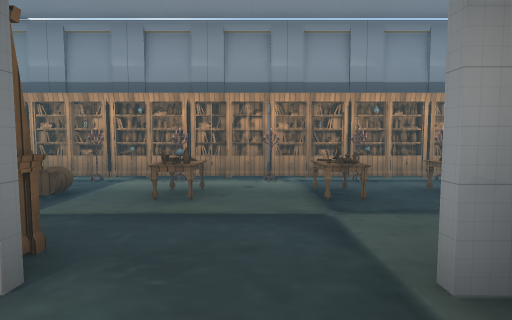
view 1 (above)

16 first-person views from a walk through a scene from a Unity 3-D project. The camera is 1.4 m above the floor, tilts 4° down and sees 80° across. The floor is counted in squares, 2 m on a side. Each view is taken from the middle of a square. On the plan, view 1 faces up. The plan holds only what a view shows up to about 10 squares ahead; the rest is blank. The place goes on beyond the plan. The player is left out. Some surface patterns are stand-ins.

view 2
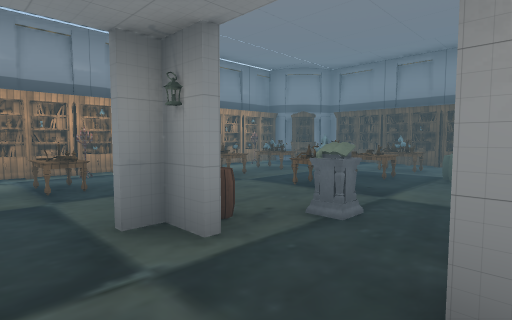

view 3
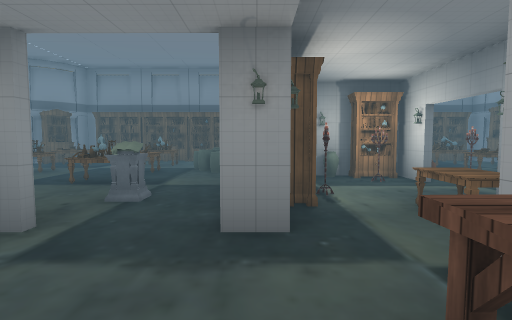

view 4
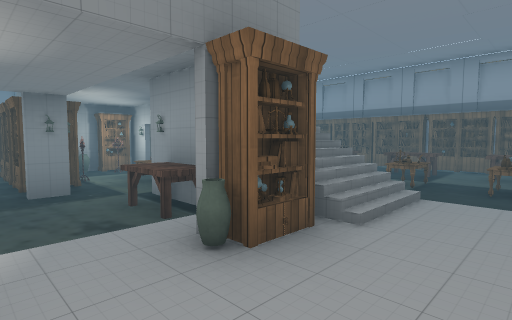

view 5
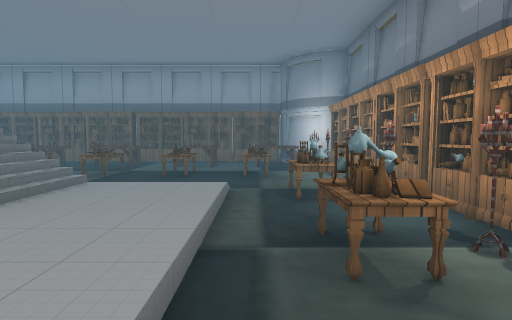

view 6
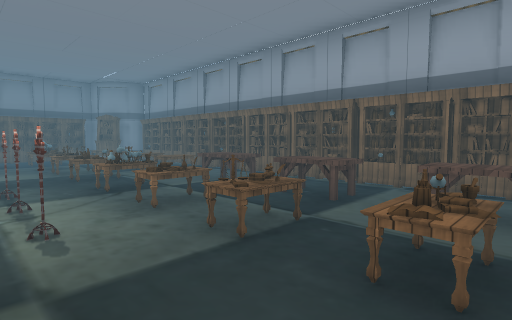

view 7
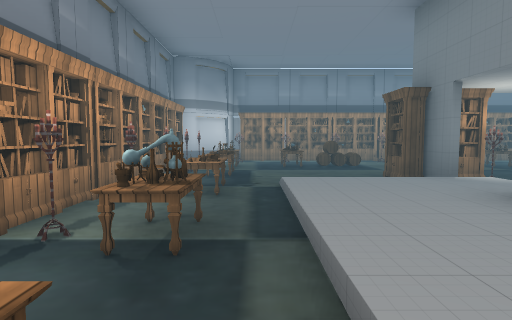

view 8
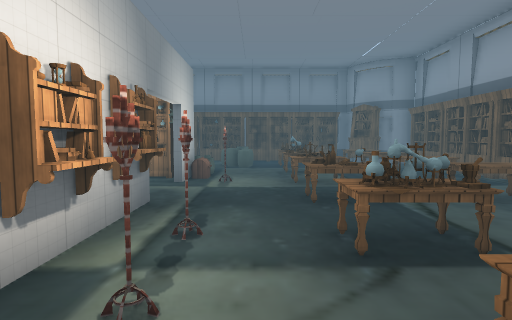

view 9
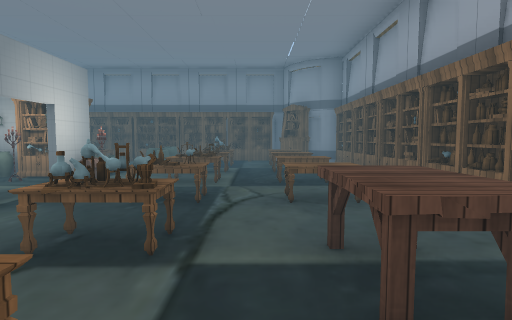

view 10
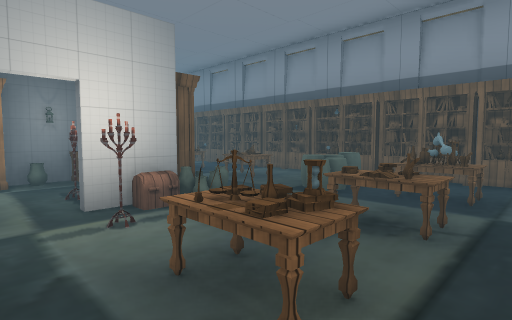

view 11
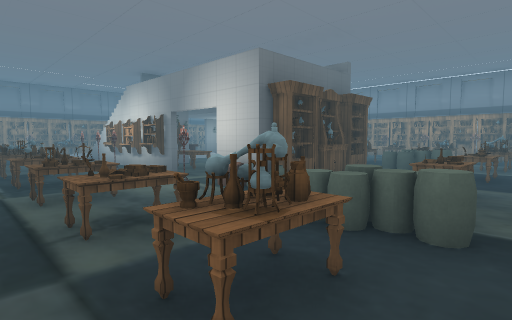

view 12
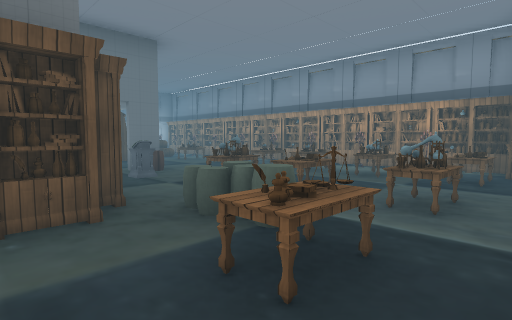

view 13
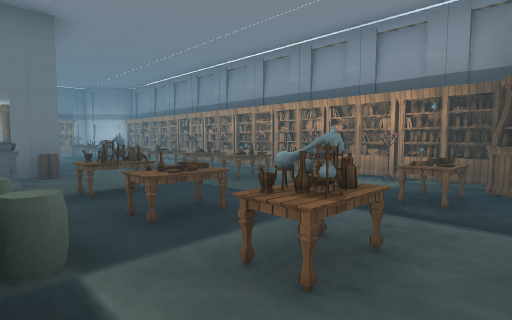

view 14
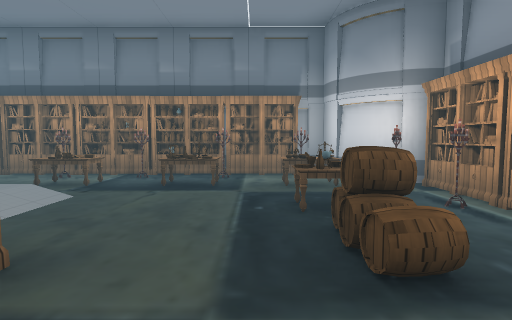

view 15
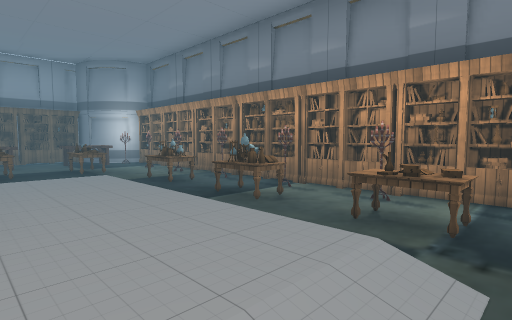

view 16
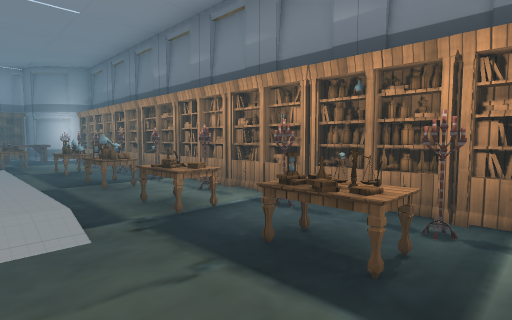

### Floor plan
Key: @ floor where view 1 was taken; # wall or solid block; x gap in a wall; . main floor; : floor 0.25 m higher than the main floor; / step, stairs or slope; O other object.
Columns run from 7 left of view 1 to 9 right of it. Each row starts with its distance up from view 1.
  6  #O#OO#OOO#OO#O#
  5 ##.##.########OO
  4 #O.OO.O.O.OO.OO.#
  3 O...............O
  2 OO...O.....O.OO.O
  1 ##...O..#O.O.OO.#
  0 OO.:::.@..OOOO..O
 -1 O..::O...OOOO.O.O
 -2 #O.::OO#..#OOO..#
 -3 O#.://  /O.#O.O.O
 -4 OO.///OxOO.#OOO.O
 -5 ##............O.O
 -6 O#OO.O.OOO.O.OO.#
 -7 O...............O
 -8 #OOOOOOOO.OO.OOO#
 -9  #OOOOOOOOOOOOO#
-10  ######

Positions as (right, up) in squares from view 1, and headings:
1: (0, 0), facing up
2: (0, -1), facing up-right
3: (-1, -1), facing right
4: (-4, 0), facing down-right
5: (-5, 0), facing down
6: (-4, -4), facing down-right
7: (-5, -4), facing up
8: (-1, -5), facing right
9: (-1, -7), facing right
10: (3, -7), facing up-right
11: (8, -7), facing up-left
12: (8, -2), facing up-left
13: (8, 0), facing up-left
14: (-1, 3), facing left
15: (-3, 1), facing down-left
16: (-4, 3), facing down-left
